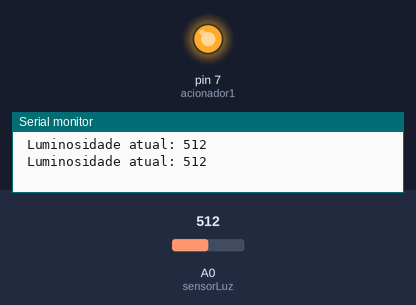
The sketch below on a simulated Arduino Uno, built with avr-gcc and run on an emulated ATmega328P. Shown: output pins drawn as LEDs (lit = HIGH), the last lines printed to the serial monitor. The test bench sets the inputs (shaded band); at power-on: A0 (sensorLuz) = 512.

Above: at 3.8 s.
3.9 s: A0 (sensorLuz) set to 86
7.8 s: A0 (sensorLuz) set to 76
At 9.4 s:
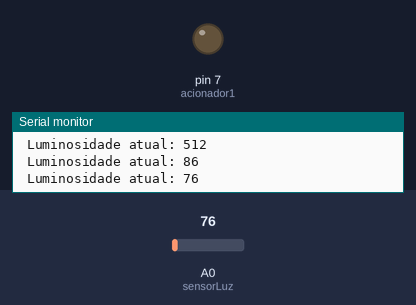
11.7 s: A0 (sensorLuz) set to 122
At 12.9 s:
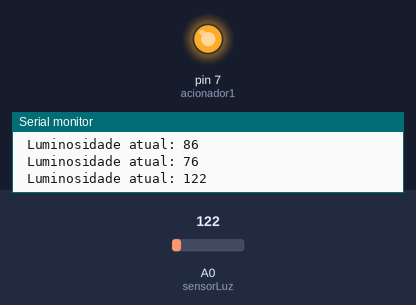
15.6 s: A0 (sensorLuz) set to 0
At 18.7 s:
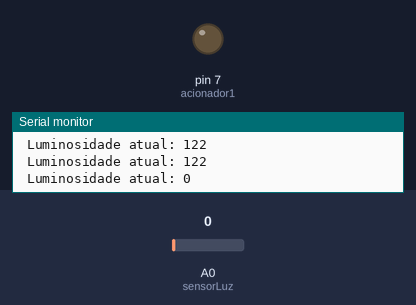
Timing chart, 0 to 20.2 s (numbered marks = the images above; inputs shaded):
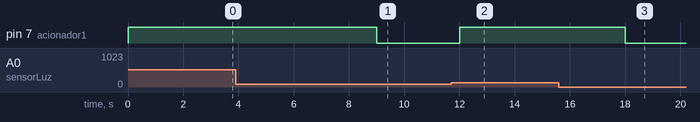

Measured:
- the behaviour switches between 80 and 79 on A0 (sensorLuz) (found by bisection; images 0 and 1)
- after the input at 7.8 s, pin 7 (acionador1): HIGH → LOW after 1.2 s
- after the input at 11.7 s, pin 7 (acionador1): LOW → HIGH after 0.30 s
- after the input at 15.6 s, pin 7 (acionador1): HIGH → LOW after 2.4 s

The sketch:

07-08-2023.ino
```cpp
int sensorLuz = A0;
int acionador1 = 7;
int luminosidade;
int defDia = 80;

void setup() {

  pinMode(acionador1, OUTPUT);
  Serial.begin(9600);

  setupInitialState();

}

void loop() {

  luminosidade = analogRead(sensorLuz);

  printFunction();
  controleRele1();

  delay(3000);

}

void printFunction() {

  Serial.print(" Luminosidade atual: ");
  Serial.println(luminosidade);

}

void controleRele1() {

  if(luminosidade < defDia) {
    digitalWrite(acionador1, LOW);
  } else {
    digitalWrite(acionador1, HIGH);
  }

}

void setupInitialState() {

  digitalWrite(acionador1, HIGH);

}
```
